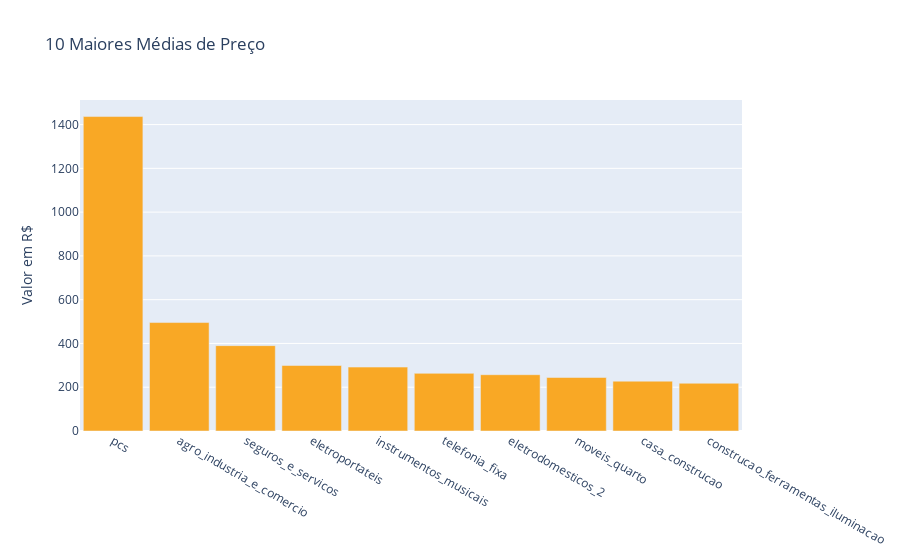

Notebook source saved alongside this figure:
### Code cell
# maiores médias
trace_hi_avgs = go.Bar(x=media_price
                           .sort_values(ascending=False)
                           .head(10).index,
                       y=round(media_price
                               .sort_values(ascending=False)
                               .head(10).values, 2),
                       marker=dict(color='#f9a825'))

layout_hi_avgs = go.Layout(title='10 Maiores Médias de Preço',
                           yaxis=dict(title='Valor em R$'),
                           bargap=.1)

fig_hi_avgs = go.Figure(data=[trace_hi_avgs],
                        layout=layout_hi_avgs)

iplot(fig_hi_avgs)

### Figure 1 — Plotly figure (JSON) as saved in the notebook; plotly's stock layout.template omitted (floating-point values rounded to 4 significant figures)
{"data": [{"marker": {"color": "#f9a825"}, "type": "bar", "x": ["pcs", "agro_industria_e_comercio", "seguros_e_servicos", "eletroportateis", "instrumentos_musicais", "telefonia_fixa", "eletrodomesticos_2", "moveis_quarto", "casa_construcao", "construcao_ferramentas_iluminacao"], "y": [1437.0, 495.4, 390, 299.3, 291.9, 263.4, 257.2, 244.5, 227.6, 218]}], "layout": {"bargap": 0.1, "title": {"text": "10 Maiores Médias de Preço"}, "yaxis": {"title": {"text": "Valor em R$"}}}}
